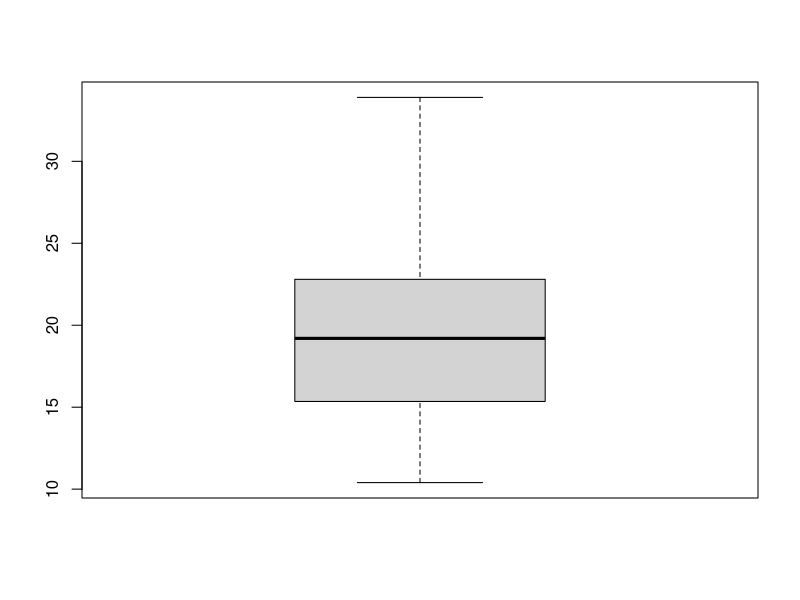
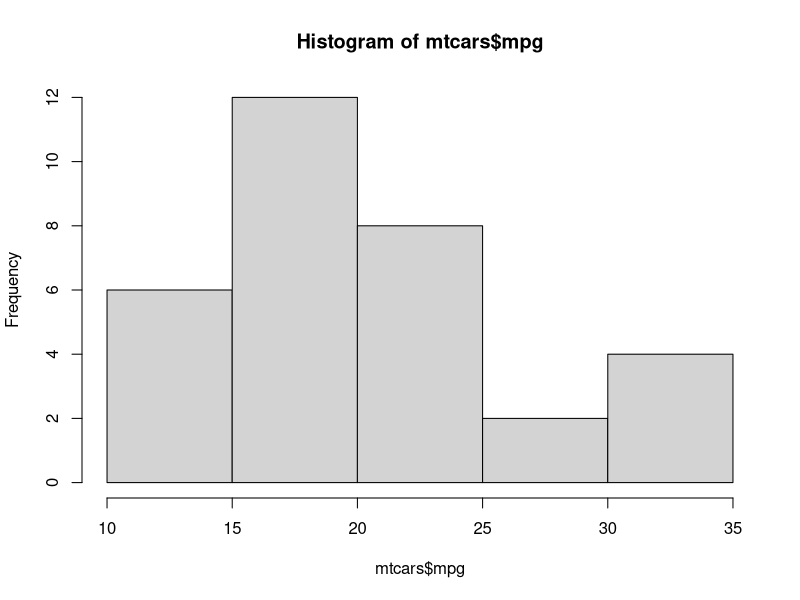

Write the R code that produced these figures, in order.
# make a histogram n boxplot of mpg values from the mt cars data set
data("mtcars")
mtcars
boxplot(mtcars$mpg)
hist(mtcars$mpg)